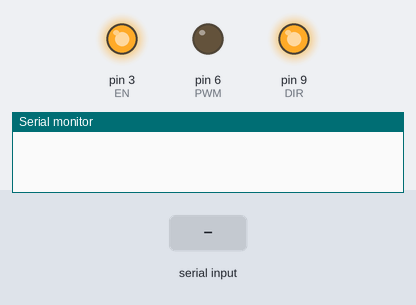
A sketch run on a simulated Arduino Uno, built with avr-gcc and run on an emulated ATmega328P. On the bench: output pins drawn as LEDs (lit = HIGH), the last lines printed to the serial monitor. The test bench sets the inputs (shaded band). Random numbers use the default seed unless the sketch sets one.

Above: at 1.2 s.
1.3 s: "v90\n" received over Serial
At 2.7 s:
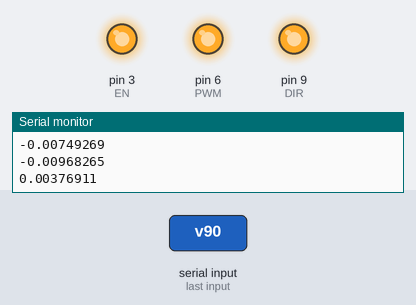
At 27.12 s:
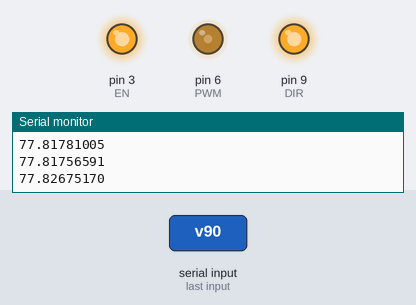
Timing chart, 0 to 28.7 s (numbered marks = the images above; inputs shaded):
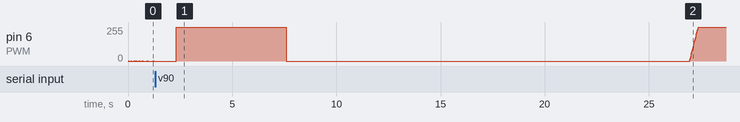

The sketch:

SliderControllerFake.ino
```cpp
#include <SimpleTimer.h>           // http://arduino.cc/playground/Code/SimpleTimer
#define _DEBUG true

SimpleTimer timer;                 // Timer pour échantillonnage
const int EN =  3;
const int PWM =  6;
const int DIR =  9;
unsigned int tick_encodeur = 0;

int cmd = 0;                       // Commande du moteur

const int frequence_echantillonnage = 50;  // Fréquence du pid (50Hz)

/// Modifications à faire lors de la réception du moteur /////

const int rapport_reducteur = 30;          // Rapport entre le nombre de tours de l'arbre moteur et du pignon (à voir si le pignon change pas le rapport)
const int tick_par_tour_encodeur = 64;     // Nombre de tick encodeur par tour de l'arbre moteur

/// Fin modification


const float rayon_pignon = 0.026;          // Rayon du pignon (en m)

float consigne_vitesse_lineaire = 0;
float erreur_precedente = consigne_vitesse_lineaire;
float somme_erreur = 0;   // Somme des erreurs pour l'intégrateur

/// Réglage du PID

float kp = 100;           // Coefficient proportionnel
float ki = 1;           // Coefficient intégrateur
float kd = 20;           // Coefficient dérivateur

String incomingString;
float longueur_du_banc;
float t = 0.0;

boolean start = false;


void setup() {
  // put your setup code here, to run once:
    Serial.begin(115200);
    pinMode(EN, OUTPUT);     // Sortie moteur
    digitalWrite(EN, 1);    // Sortie moteur à 0
    pinMode(DIR, OUTPUT);     // Sortie moteur
    digitalWrite(DIR, 1);    // Sortie moteur à 0
    pinMode(PWM, OUTPUT);     // Sortie moteur
    analogWrite(PWM, 0);    // Sortie moteur à 0

    attachInterrupt(digitalPinToInterrupt(21), arret, CHANGE); //Arret par bouton manuel ou capteur effet Hall
    attachInterrupt(digitalPinToInterrupt(19), compteur, CHANGE);    // Interruption sur tick de la codeuse (interruption 0  = 19)
    attachInterrupt(digitalPinToInterrupt(18), compteur, CHANGE);    // Interruption sur tick de la codeuse (interruption 1 = 18)
    timer.setInterval(1000/frequence_echantillonnage, asservissement);  // Interruption pour calcul du PID et asservissement
}

/* Fonction principale */
void loop(){
    if (Serial.available() > 0) {
      // read the oldest byte in the serial buffer:
      incomingString = Serial.readString();

      if(incomingString[0] == 'v'){
        incomingString.remove(0,1);
        consigne_vitesse_lineaire = incomingString.toFloat();
        Serial.println(consigne_vitesse_lineaire);
        start = true;
      }

      if(incomingString[0] == 's'){
        arret();
      }
    }
    timer.run();
    delay(10);
}

void arret(){
  analogWrite(PWM, 0);    // Sortie moteur à 0
  consigne_vitesse_lineaire = 0.0;

}

double randomDouble(double minf, double maxf)
{
  return minf + random(1UL << 31) * (maxf - minf) / (1UL << 31);  // use 1ULL<<63 for max double values)
}

float fake_vitesse(float consigne_vitesse, int t){
  return consigne_vitesse*(1-exp(-t/10))+randomDouble(-0.01,0.01);
}


/* Interruption sur tick de la codeuse */
void compteur(){
    tick_encodeur++;  // On incrémente le nombre de tick de la codeuse
}

void asservissement() {
    int tick = tick_encodeur;
    tick_encodeur=0;

    if(start){
      t += 1.0/frequence_echantillonnage;
    }

    // Calcul des erreurs
    int frequence_encodeur = frequence_echantillonnage*tick;
    //float vitesse_lineaire_reelle = rayon_pignon * (float)frequence_encodeur/(float)tick_par_tour_encodeur/(float)rapport_reducteur;
    float vitesse_lineaire_reelle = fake_vitesse(consigne_vitesse_lineaire, t);
    float erreur = consigne_vitesse_lineaire - vitesse_lineaire_reelle;
    somme_erreur += erreur;
    float delta_erreur = erreur-erreur_precedente;
    erreur_precedente = erreur;

    // PID : calcul de la commande
    cmd = kp*erreur + ki*somme_erreur + kd*delta_erreur;

    // Normalisation et contrôle du moteur
    if(cmd < 0) cmd=0;
    else if(cmd > 255) cmd = 255;
    analogWrite(PWM, cmd);
    if(_DEBUG && start)   Serial.println(vitesse_lineaire_reelle,8);
}
```
